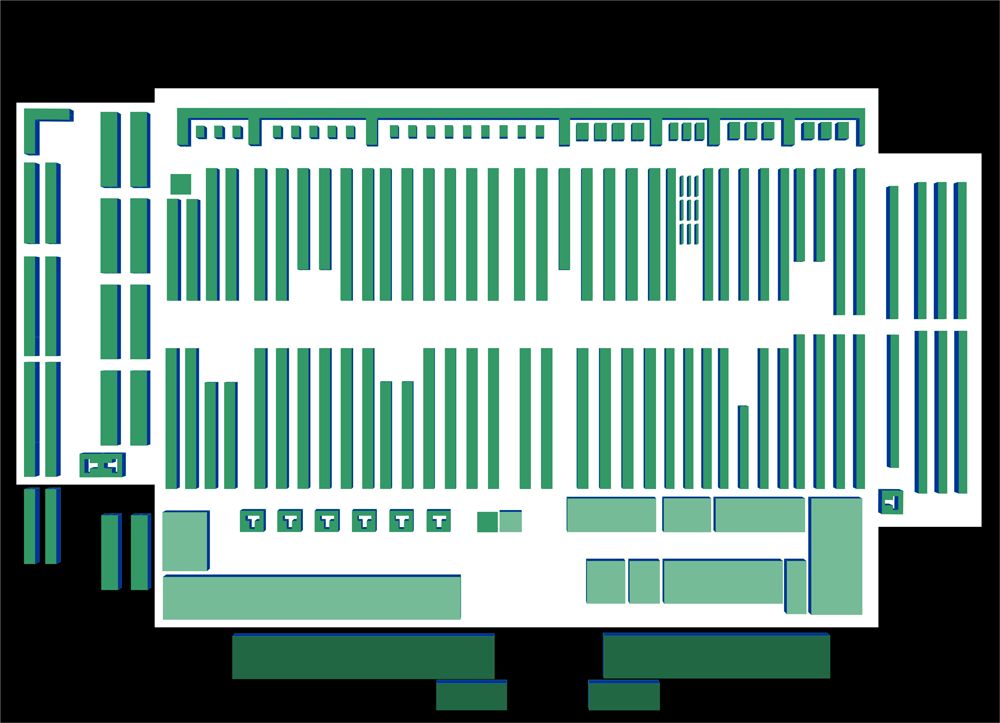
#> input picture src/img/extras.png, 1000 x 723 px
$ python start.py
#> lines starting #> are read from the running program, lines starting #| are printed output that depends on the picture
from PIL import Image
from collections import defaultdict

# Import pygraph
from pygraph.classes.graph import graph
from pygraph.classes.digraph import digraph
from pygraph.algorithms.searching import breadth_first_search
# from pygraph.readwrite.dot import write

STEP = 5

im = Image.open('img/extras.png')
#> im is the input picture: PIL image 1000x723 RGBA; mean R, G, B, A 114.5, 142.9, 134.4, 254.8
by_color = defaultdict(int)


i = 0

# [9 lines of commented-out code are left out]
im = im.resize((150, 150))
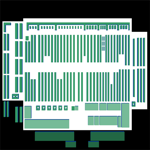
#> im: PIL image 150x150 RGBA; mean R, G, B, A 114.2, 142.7, 134.2, 254.8; transparent parts drawn white
pix = im.load()
width,height = im.size
#> width = 150; height = 150

color_list = []
colors = {}

for x in range(width):
	for y in range(height):
		colors = {
			str([x,y]) : pix[x,y]
		}
		color_list.append(colors)
#> after the loop, color_list = 22500 items
		# [9 lines of commented-out code are left out]
